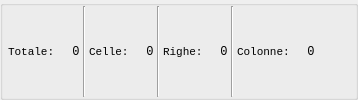
        <widget class="QGroupBox" name="groupBoxResultDetails">
         <property name="title">
          <string/>
         </property>
         <layout class="QHBoxLayout" name="horizontalLayout_11">
          <property name="spacing">
           <number>3</number>
          </property>
          <property name="leftMargin">
           <number>0</number>
          </property>
          <property name="topMargin">
           <number>0</number>
          </property>
          <property name="rightMargin">
           <number>0</number>
          </property>
          <property name="bottomMargin">
           <number>0</number>
          </property>
          <item>
           <widget class="QLabel" name="labelResult">
            <property name="sizePolicy">
             <sizepolicy hsizetype="Maximum" vsizetype="Preferred">
              <horstretch>0</horstretch>
              <verstretch>0</verstretch>
             </sizepolicy>
            </property>
            <property name="font">
             <font>
              <family>Consolas</family>
              <pointsize>8</pointsize>
              <weight>50</weight>
              <bold>false</bold>
             </font>
            </property>
            <property name="frameShape">
             <enum>QFrame::NoFrame</enum>
            </property>
            <property name="frameShadow">
             <enum>QFrame::Raised</enum>
            </property>
            <property name="lineWidth">
             <number>1</number>
            </property>
            <property name="midLineWidth">
             <number>0</number>
            </property>
            <property name="text">
             <string>Totale:</string>
            </property>
            <property name="margin">
             <number>2</number>
            </property>
            <property name="indent">
             <number>5</number>
            </property>
            <property name="textInteractionFlags">
             <set>Qt::NoTextInteraction</set>
            </property>
           </widget>
          </item>
          <item>
           <widget class="QLabel" name="labelResultValue">
            <property name="font">
             <font>
              <family>Consolas</family>
             </font>
            </property>
            <property name="text">
             <string>  0</string>
            </property>
           </widget>
          </item>
          <item>
           <widget class="Line" name="lineResultDetails_1">
            <property name="frameShadow">
             <enum>QFrame::Sunken</enum>
            </property>
            <property name="lineWidth">
             <number>1</number>
            </property>
            <property name="midLineWidth">
             <number>0</number>
            </property>
            <property name="orientation">
             <enum>Qt::Vertical</enum>
            </property>
           </widget>
          </item>
          <item>
           <widget class="QLabel" name="labelSelectedItems">
            <property name="sizePolicy">
             <sizepolicy hsizetype="Maximum" vsizetype="Preferred">
              <horstretch>0</horstretch>
              <verstretch>0</verstretch>
             </sizepolicy>
            </property>
            <property name="font">
             <font>
              <family>Consolas</family>
              <pointsize>8</pointsize>
              <weight>50</weight>
              <bold>false</bold>
             </font>
            </property>
            <property name="text">
             <string>Celle:</string>
            </property>
           </widget>
          </item>
          <item>
           <widget class="QLabel" name="labelSelectedItemsValue">
            <property name="font">
             <font>
              <family>Consolas</family>
             </font>
            </property>
            <property name="text">
             <string>  0</string>
            </property>
           </widget>
          </item>
          <item>
           <widget class="Line" name="lineResultDetails_2">
            <property name="orientation">
             <enum>Qt::Vertical</enum>
            </property>
           </widget>
          </item>
          <item>
           <widget class="QLabel" name="labelSelectedRows">
            <property name="font">
             <font>
              <family>Consolas</family>
              <pointsize>8</pointsize>
              <weight>50</weight>
              <bold>false</bold>
             </font>
            </property>
            <property name="text">
             <string>Righe:</string>
            </property>
           </widget>
          </item>
          <item>
           <widget class="QLabel" name="labelSelectedRowsValue">
            <property name="font">
             <font>
              <family>Consolas</family>
             </font>
            </property>
            <property name="text">
             <string>  0</string>
            </property>
           </widget>
          </item>
          <item>
           <widget class="Line" name="lineResultDetails_3">
            <property name="orientation">
             <enum>Qt::Vertical</enum>
            </property>
           </widget>
          </item>
          <item>
           <widget class="QLabel" name="labelSelectedCols">
            <property name="font">
             <font>
              <family>Consolas</family>
              <pointsize>8</pointsize>
              <weight>50</weight>
              <bold>false</bold>
             </font>
            </property>
            <property name="text">
             <string>Colonne:</string>
            </property>
           </widget>
          </item>
          <item>
           <widget class="QLabel" name="labelSelectedColsValue">
            <property name="font">
             <font>
              <family>Consolas</family>
             </font>
            </property>
            <property name="text">
             <string>  0</string>
            </property>
           </widget>
          </item>
          <item>
           <spacer name="horizontalSpacer_6">
            <property name="orientation">
             <enum>Qt::Horizontal</enum>
            </property>
            <property name="sizeHint" stdset="0">
             <size>
              <width>40</width>
              <height>20</height>
             </size>
            </property>
           </spacer>
          </item>
         </layout>
        </widget>
